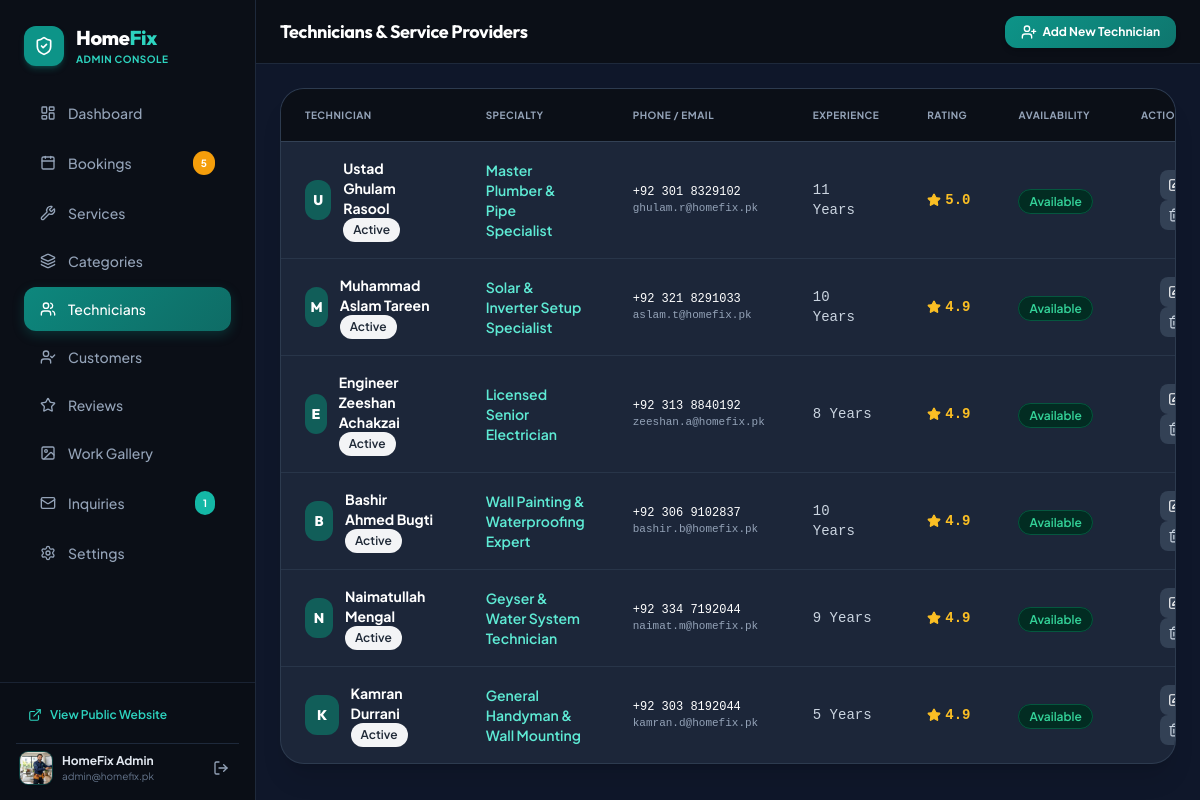
Screenshot of /admin/technicians.php (signed in) with the database file from the repository.
### tables this page shows
CREATE TABLE `users` (
  `id` INT UNSIGNED AUTO_INCREMENT PRIMARY KEY,
  `name` VARCHAR(120) NOT NULL,
  `email` VARCHAR(150) NOT NULL UNIQUE,
  `phone` VARCHAR(30) NOT NULL,
  `password` VARCHAR(255) NOT NULL,
  `role` ENUM('admin', 'customer') DEFAULT 'customer',
  `status` ENUM('active', 'inactive', 'banned') DEFAULT 'active',
  `avatar` VARCHAR(255) DEFAULT NULL,
  `address` TEXT DEFAULT NULL,
  `area` VARCHAR(100) DEFAULT NULL,
  `created_at` TIMESTAMP DEFAULT CURRENT_TIMESTAMP,
  `updated_at` TIMESTAMP DEFAULT CURRENT_TIMESTAMP ON UPDATE CURRENT_TIMESTAMP,
  INDEX `idx_users_role` (`role`),
  INDEX `idx_users_email` (`email`)
);

CREATE TABLE `technicians` (
  `id` INT UNSIGNED AUTO_INCREMENT PRIMARY KEY,
  `name` VARCHAR(120) NOT NULL,
  `email` VARCHAR(150) DEFAULT NULL,
  `phone` VARCHAR(30) NOT NULL,
  `specialty` VARCHAR(120) NOT NULL,
  `experience_years` INT NOT NULL DEFAULT 3,
  `rating` DECIMAL(3,2) NOT NULL DEFAULT 4.90,
  `completed_jobs` INT NOT NULL DEFAULT 120,
  `image` VARCHAR(255) DEFAULT NULL,
  `availability` ENUM('available', 'busy', 'offline') DEFAULT 'available',
  `status` ENUM('active', 'inactive') DEFAULT 'active',
  `created_at` TIMESTAMP DEFAULT CURRENT_TIMESTAMP,
  INDEX `idx_technicians_availability` (`availability`),
  INDEX `idx_technicians_specialty` (`specialty`)
);

### admin/technicians.php (the view, shortened to what the rows shown need)
<?php
require_once __DIR__ . '/../includes/admin_header.php';
require_once __DIR__ . '/../includes/admin_sidebar.php';
$technicians = Database::fetchAll("SELECT * FROM technicians ORDER BY status ASC, rating DESC");
?>
<div class="flex-1 flex flex-col min-w-0 overflow-hidden bg-slate-900">
    <header class="h-16 bg-slate-950 border-b border-slate-800 flex items-center justify-between px-6 shrink-0">
        <div class="flex items-center gap-4">
            <h2 class="text-lg font-bold font-heading text-white">Technicians & Service Providers</h2>
        </div>
    </header>
    <main class="flex-1 overflow-y-auto p-6 space-y-6">
        <div class="bg-slate-800/90 border border-slate-700/80 rounded-3xl shadow-xl overflow-hidden">
            <div class="overflow-x-auto">
                <table class="w-full text-left text-xs sm:text-sm text-slate-300">
                    <thead class="bg-slate-950 text-slate-400 uppercase text-[10px] font-bold tracking-wider border-b border-slate-700">
                        <tr>
                            <th class="px-6 py-4">Technician</th>
                            <th class="px-6 py-4">Specialty</th>
                            <th class="px-6 py-4">Phone / Email</th>
                            <th class="px-6 py-4">Experience</th>
                            <th class="px-6 py-4">Rating</th>
                            <th class="px-6 py-4">Availability</th>
                            <th class="px-6 py-4 text-right">Actions</th>
                        </tr>
                    </thead>
                    <tbody class="divide-y divide-slate-700/60 text-slate-200">
                        <?php foreach ($technicians as $t): ?>
                            <tr class="hover:bg-slate-750 transition">
                                <td class="px-6 py-4 font-bold flex items-center gap-3">
                                    <div class="w-10 h-10 rounded-xl bg-teal-800 text-white flex items-center justify-center font-heading font-extrabold text-sm">
                                        <?= strtoupper(substr($t['name'], 0, 1)) ?>
                                    </div>
                                    <div>
                                        <span class="text-white block"><?= e($t['name']) ?></span>
                                        <?= get_status_badge($t['status']) ?>
                                    </div>
                                </td>
                                <td class="px-6 py-4 font-semibold text-teal-300">
                                    <?= e($t['specialty']) ?>
                                </td>
                                <td class="px-6 py-4 text-xs font-mono">
                                    <span class="text-white block"><?= e($t['phone']) ?></span>
                                    <span class="text-slate-400 text-[11px]"><?= e($t['email'] ?? 'N/A') ?></span>
                                </td>
                                <td class="px-6 py-4 font-mono text-slate-300">
                                    <?= $t['experience_years'] ?> Years
                                </td>
                                <td class="px-6 py-4">
                                    <span class="text-amber-400 font-bold flex items-center gap-1 font-mono">
                                        <i data-lucide="star" class="w-3.5 h-3.5 fill-current"></i>
                                        <?= number_format($t['rating'], 1) ?>
                                    </span>
                                </td>
                                <td class="px-6 py-4">
                                    <?php if ($t['availability'] === 'available'): ?>
                                        <span class="px-2.5 py-1 rounded-full text-xs font-semibold bg-emerald-950 text-emerald-400 border border-emerald-500/30">Available</span>
                                    <?php elseif ($t['availability'] === 'busy'): ?>
                                        <span class="px-2.5 py-1 rounded-full text-xs font-semibold bg-amber-950 text-amber-400 border border-amber-500/30">On Job</span>
                                    <?php else: ?>
                                        <span class="px-2.5 py-1 rounded-full text-xs font-semibold bg-slate-900 text-slate-400">Offline</span>
                                    <?php endif; ?>
                                </td>
                                <td class="px-6 py-4 text-right space-x-1">
                                    <button type="button"
                                            class="edit-tech-btn p-2 rounded-lg bg-slate-700 hover:bg-teal-600 text-white inline-block"
                                            data-tech='<?= json_encode($t, JSON_HEX_APOS | JSON_HEX_QUOT) ?>'
                                            title="Edit">
                                        <i data-lucide="edit" class="w-3.5 h-3.5"></i>
                                    </button>
                                    <button type="button"
                                            class="delete-item-btn p-2 rounded-lg bg-slate-700 hover:bg-rose-600 text-slate-300 hover:text-white inline-block"
                                            data-action="delete_technician"
                                            data-id="<?= $t['id'] ?>"
                                            data-title="<?= e($t['name']) ?>"
                                            title="Delete">
                                        <i data-lucide="trash-2" class="w-3.5 h-3.5"></i>
                                    </button>
                                </td>
                            </tr>
                        <?php endforeach; ?>
                    </tbody>
                </table>
            </div>
        </div>
    </main>
</div>
<?php require_once __DIR__ . '/../includes/admin_footer.php'; ?>

### includes/admin_sidebar.php (shortened to what the rows shown need)
<aside id="adminSidebar" class="w-64 bg-slate-950 border-r border-slate-800 flex flex-col justify-between shrink-0 transition-transform duration-300 z-30 absolute inset-y-0 left-0 lg:static -translate-x-full lg:translate-x-0">
    <?php
    $adminSidebarAvatarUrl = null;
    if (!empty($adminUser['avatar'])) {
        if (file_exists(ROOT_PATH . '/uploads/' . $adminUser['avatar'])) {
            $adminSidebarAvatarUrl = asset('uploads/' . $adminUser['avatar']) . '?v=' . filemtime(ROOT_PATH . '/uploads/' . $adminUser['avatar']);
        } elseif (file_exists(ROOT_PATH . '/' . $adminUser['avatar'])) {
            $adminSidebarAvatarUrl = asset($adminUser['avatar']) . '?v=' . filemtime(ROOT_PATH . '/' . $adminUser['avatar']);
        }
    }
    ?>
    <div class="p-4 border-t border-slate-800/80 space-y-3 bg-slate-950/50">
        <div class="flex items-center justify-between pt-2 border-t border-slate-800 px-1">
            <div class="flex items-center gap-2.5">
                <?php if ($adminSidebarAvatarUrl): ?>
                    <img src="<?= $adminSidebarAvatarUrl ?>" alt="<?= e($adminUser['name'] ?? 'Admin') ?>" class="w-8 h-8 rounded-lg object-cover ring-1 ring-teal-500/30 shadow" onerror="this.style.display='none'; this.nextElementSibling.style.display='flex';">
                <?php else: ?>
                    <div class="w-8 h-8 rounded-lg bg-slate-800 text-teal-400 font-bold flex items-center justify-center text-xs">
                        <?= strtoupper(substr($adminUser['name'] ?? 'A', 0, 1)) ?>
                    </div>
                <?php endif; ?>
                <div class="truncate max-w-[120px]">
                    <span class="text-xs font-bold text-slate-200 block truncate"><?= e($adminUser['name'] ?? 'Administrator') ?></span>
                    <span class="text-[10px] text-slate-500 block truncate"><?= e($adminUser['email'] ?? '') ?></span>
                </div>
            </div>
        </div>
    </div>
</aside>

### config/config.php (shortened to what the rows shown need)
<?php
function asset($path) {
    $protocol = (!empty($_SERVER['HTTPS']) && $_SERVER['HTTPS'] !== 'off' || ($_SERVER['SERVER_PORT'] ?? 80) == 443) ? "https://" : "http://";
    $host = $_SERVER['HTTP_HOST'] ?? 'localhost';
    $docRoot = str_replace('\\', '/', $_SERVER['DOCUMENT_ROOT'] ?? '');
    $appDir = str_replace('\\', '/', dirname(__DIR__));
    $relativeDir = str_replace($docRoot, '', $appDir);
    $relativeDir = trim($relativeDir, '/');
    $base = $protocol . $host . ($relativeDir ? '/' . $relativeDir : '');
    return rtrim($base, '/') . '/' . ltrim((string)$path, '/');
}
function e($string) {
    return htmlspecialchars((string)($string ?? ''), ENT_QUOTES, 'UTF-8');
}
function get_status_badge($status) {
    $badges = [
        'pending'     => '<span class="inline-flex items-center px-2.5 py-1 rounded-full text-xs font-semibold bg-amber-100 text-amber-800 border border-amber-300"><span class="w-1.5 h-1.5 rounded-full bg-amber-500 mr-1.5"></span>Pending</span>',
        'confirmed'   => '<span class="inline-flex items-center px-2.5 py-1 rounded-full text-xs font-semibold bg-blue-100 text-blue-800 border border-blue-300"><span class="w-1.5 h-1.5 rounded-full bg-blue-500 mr-1.5"></span>Confirmed</span>',
        'assigned'    => '<span class="inline-flex items-center px-2.5 py-1 rounded-full text-xs font-semibold bg-indigo-100 text-indigo-800 border border-indigo-300"><span class="w-1.5 h-1.5 rounded-full bg-indigo-500 mr-1.5"></span>Assigned</span>',
        'in_progress' => '<span class="inline-flex items-center px-2.5 py-1 rounded-full text-xs font-semibold bg-purple-100 text-purple-800 border border-purple-300"><span class="w-1.5 h-1.5 rounded-full bg-purple-500 mr-1.5 animate-pulse"></span>In Progress</span>',
        'completed'   => '<span class="inline-flex items-center px-2.5 py-1 rounded-full text-xs font-semibold bg-emerald-100 text-emerald-800 border border-emerald-300"><span class="w-1.5 h-1.5 rounded-full bg-emerald-500 mr-1.5"></span>Completed</span>',
        'cancelled'   => '<span class="inline-flex items-center px-2.5 py-1 rounded-full text-xs font-semibold bg-rose-100 text-rose-800 border border-rose-300"><span class="w-1.5 h-1.5 rounded-full bg-rose-500 mr-1.5"></span>Cancelled</span>',
        'active'      => '<span class="inline-flex items-center px-2.5 py-1 rounded-full text-xs font-semibold bg-emerald-100 text-emerald-800"><span class="w-1.5 h-1.5 rounded-full bg-emerald-500 mr-1.5"></span>Active</span>',
        'inactive'    => '<span class="inline-flex items-center px-2.5 py-1 rounded-full text-xs font-semibold bg-gray-100 text-gray-700"><span class="w-1.5 h-1.5 rounded-full bg-gray-400 mr-1.5"></span>Inactive</span>',
        'approved'    => '<span class="inline-flex items-center px-2.5 py-1 rounded-full text-xs font-semibold bg-emerald-100 text-emerald-800">Approved</span>',
        'hidden'      => '<span class="inline-flex items-center px-2.5 py-1 rounded-full text-xs font-semibold bg-gray-100 text-gray-600">Hidden</span>'
    ];
    return $badges[$status] ?? '<span class="inline-flex items-center px-2.5 py-1 rounded-full text-xs font-semibold bg-gray-100 text-gray-800">' . ucfirst($status) . '</span>';
}

### rows the page displays
users: avatar (picture), name "HomeFix Admin", email "admin@homefix.pk"
technicians: name "U", name "Ustad Ghulam Rasool", status "Active", specialty "Master Plumber & Pipe Specialist", phone "+92 301 8329102", email "ghulam.r@homefix.pk", experience_years "11", rating "5.0", availability "Available"
technicians: name "M", name "Muhammad Aslam Tareen", status "Active", specialty "Solar & Inverter Setup Specialist", phone "+92 321 8291033", email "aslam.t@homefix.pk", experience_years "10", rating "4.9", availability "Available"
technicians: name "E", name "Engineer Zeeshan Achakzai", status "Active", specialty "Licensed Senior Electrician", phone "+92 313 8840192", email "zeeshan.a@homefix.pk", experience_years "8", rating "4.9", availability "Available"
technicians: name "B", name "Bashir Ahmed Bugti", status "Active", specialty "Wall Painting & Waterproofing Expert", phone "+92 306 9102837", email "bashir.b@homefix.pk", experience_years "10", rating "4.9", availability "Available"
technicians: name "N", name "Naimatullah Mengal", status "Active", specialty "Geyser & Water System Technician", phone "+92 334 7192044", email "naimat.m@homefix.pk", experience_years "9", rating "4.9", availability "Available"
technicians: name "K", name "Kamran Durrani", status "Active", specialty "General Handyman & Wall Mounting", phone "+92 303 8192044", email "kamran.d@homefix.pk", experience_years "5", rating "4.9", availability "Available"

### other values shown
$pendingBookingsCount "5"
$unreadMessagesCount "1"
